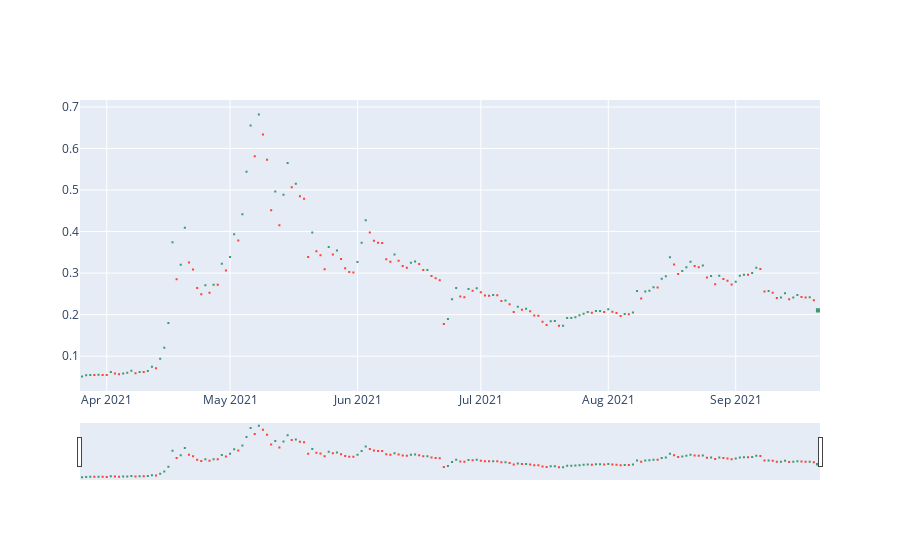

Notebook source saved alongside this figure:
### Code cell
fig = go.Figure (data=[go.Candlestick(x=candlestick_data['date'],
                open=candlestick_data['Price']['first'], 
                high=candlestick_data['Price']['max'],
                low=candlestick_data['Price']['min'], 
                close=candlestick_data['Price']['last'])
                ])

fig.update_layout(xaxis_rangeslider_visible=True)
fig.show()

### Figure 1 — Plotly figure (JSON) as saved in the notebook; plotly's stock layout.template omitted (floating-point values rounded to 4 significant figures; data arrays with more than 128 entries replaced by an {"elided": "..."} marker saying what was removed)
{"data": [{"close": {"elided": "180 float values"}, "high": {"elided": "180 float values"}, "low": {"elided": "180 float values"}, "open": {"elided": "180 float values"}, "type": "candlestick", "x": {"elided": "180 str values"}}], "layout": {"xaxis": {"rangeslider": {"visible": true}}}}
